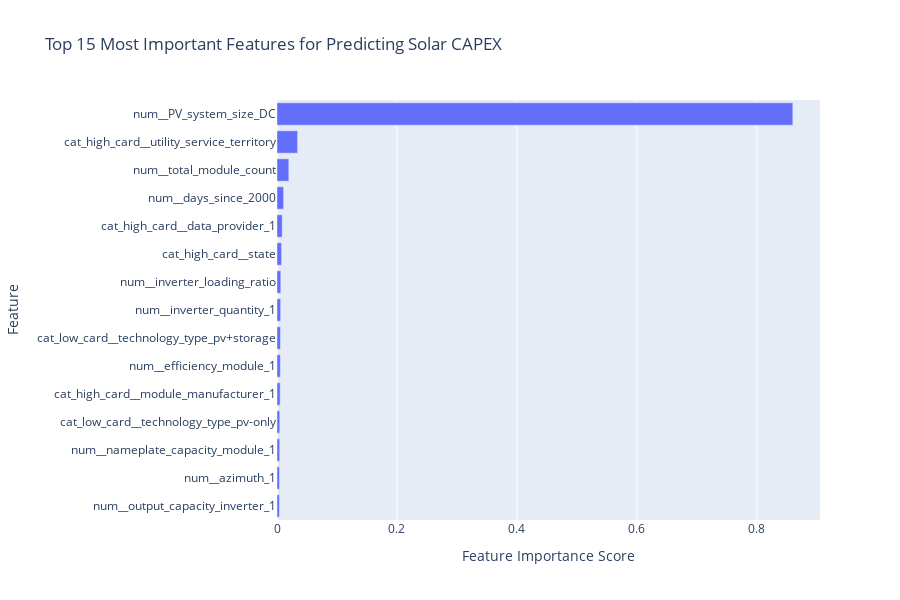

Notebook code cell kept with this figure:
### Markdown cell above
### Feature Importance

Random Forest models provide a natural way to measure feature importance based on how much each feature decreases impurity across all trees. Features with higher importance scores contribute more to the model's predictions.

This helps us understand:
- **Which features matter most** for predicting solar CAPEX
- **Whether our feature engineering** created useful predictors
- **If the model aligns** with domain knowledge (e.g., system size should be important)

### Code cell
# Extract feature importance from the Random Forest model
rf_model = best_model.named_steps['model']
feature_names = best_model.named_steps['preprocessor'].get_feature_names_out()
importances = rf_model.feature_importances_

# Create a dataframe of feature importances
importance_df = pd.DataFrame({
    'feature': feature_names,
    'importance': importances
}).sort_values('importance', ascending=False).head(15)

# Create horizontal bar chart
fig = go.Figure()

fig.add_trace(go.Bar(
    y=importance_df['feature'][::-1],  # Reverse to show highest at top
    x=importance_df['importance'][::-1],
    orientation='h',
    marker=dict(
        colorscale='Blues',
        showscale=False
    )
))

fig.update_layout(
    title='Top 15 Most Important Features for Predicting Solar CAPEX',
    xaxis_title='Feature Importance Score',
    yaxis_title='Feature',
    width=900,
    height=600,
    margin=dict(l=200)  # Extra margin for long feature names
)

fig.show()

# Print top 5 features
print("\nTop 5 Most Important Features:")
for idx, row in importance_df.head(5).iterrows():
    print(f"  {row['feature']}: {row['importance']:.4f}")

### Figure 1 — Plotly figure (JSON) as saved in the notebook; plotly's stock layout.template omitted (floating-point values rounded to 4 significant figures)
{"data": [{"marker": {"colorscale": [[0, "rgb(247,251,255)"], [0.125, "rgb(222,235,247)"], [0.25, "rgb(198,219,239)"], [0.375, "rgb(158,202,225)"], [0.5, "rgb(107,174,214)"], [0.625, "rgb(66,146,198)"], [0.75, "rgb(33,113,181)"], [0.875, "rgb(8,81,156)"], [1, "rgb(8,48,107)"]], "showscale": false}, "orientation": "h", "type": "bar", "x": [0.004022, 0.004164, 0.004542, 0.00462, 0.005252, 0.005587, 0.005772, 0.00611, 0.006304, 0.007615, 0.008706, 0.01102, 0.01975, 0.03433, 0.8599], "y": ["num__output_capacity_inverter_1", "num__azimuth_1", "num__nameplate_capacity_module_1", "cat_low_card__technology_type_pv-only", "cat_high_card__module_manufacturer_1", "num__efficiency_module_1", "cat_low_card__technology_type_pv+storage", "num__inverter_quantity_1", "num__inverter_loading_ratio", "cat_high_card__state", "cat_high_card__data_provider_1", "num__days_since_2000", "num__total_module_count", "cat_high_card__utility_service_territory", "num__PV_system_size_DC"]}], "layout": {"height": 600, "margin": {"l": 200}, "title": {"text": "Top 15 Most Important Features for Predicting Solar CAPEX"}, "width": 900, "xaxis": {"title": {"text": "Feature Importance Score"}}, "yaxis": {"title": {"text": "Feature"}}}}
